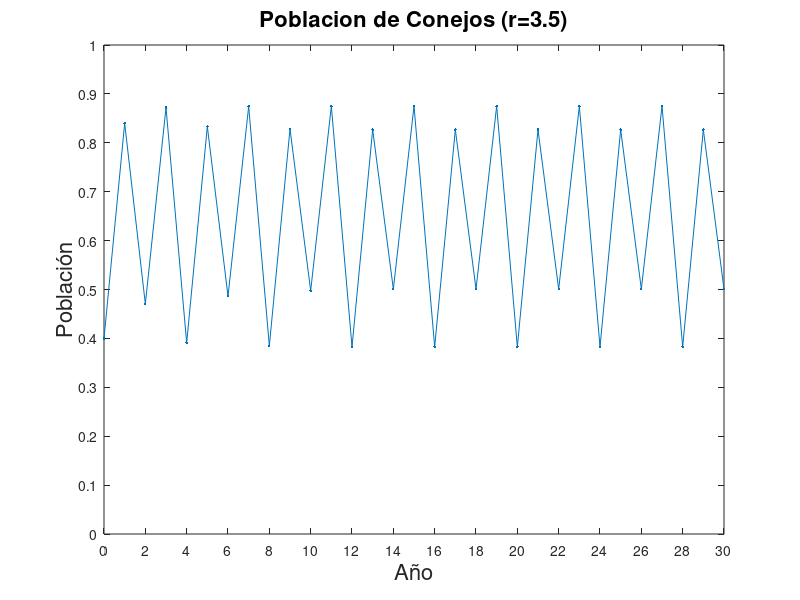

The MATLAB script that drew this image:
clear all; clc;

%modifique el valor de r para generar diferentes comportamientos de
%poblaciones y asi encontrar diferentes puntos fijos
r = 3.5;
x0 = 0.4;

%creacion de vectores
anios = [0];
poblacion = [x0];

%generacion de datos
for anio = 1:30
  %agregar anio al vector de anios
  anios = [anios anio];
  %calcular la población del anio siguiente
  x1 = r*x0*(1-x0);
  %agregar la poblacion del anio siguiente al vector de poblacion
  poblacion = [poblacion x1];
  %hacer la poblacion del anio siguiente la nueva poblacion inicial
  x0 = x1;
endfor

%las siguientes líneas imprimen en consola los datos utilizados para
%generar la gráfica
fprintf("Valor de r: %d \n", r);
for anio = 1:30
  fprintf("anio: %d \t poblacion: %d\n", anios(anio), poblacion(anio));
endfor


plot(anios, poblacion, 'Marker', '.');
axis([0 30 0 1]);
a = gca();
set(a, 'xtick', 0:2:30);
set(a, 'ytick', 0:0.1:1);
xlabel('Año', 'FontSize', 16);
ylabel('Población', 'FontSize', 16);
%esta linea se utiliza para cambiar el nombre del titulo de manera dinámica
%tomando
titulo = strcat('Poblacion de Conejos (r=', num2str(r), ')')
title(titulo, 'FontSize', 16);
